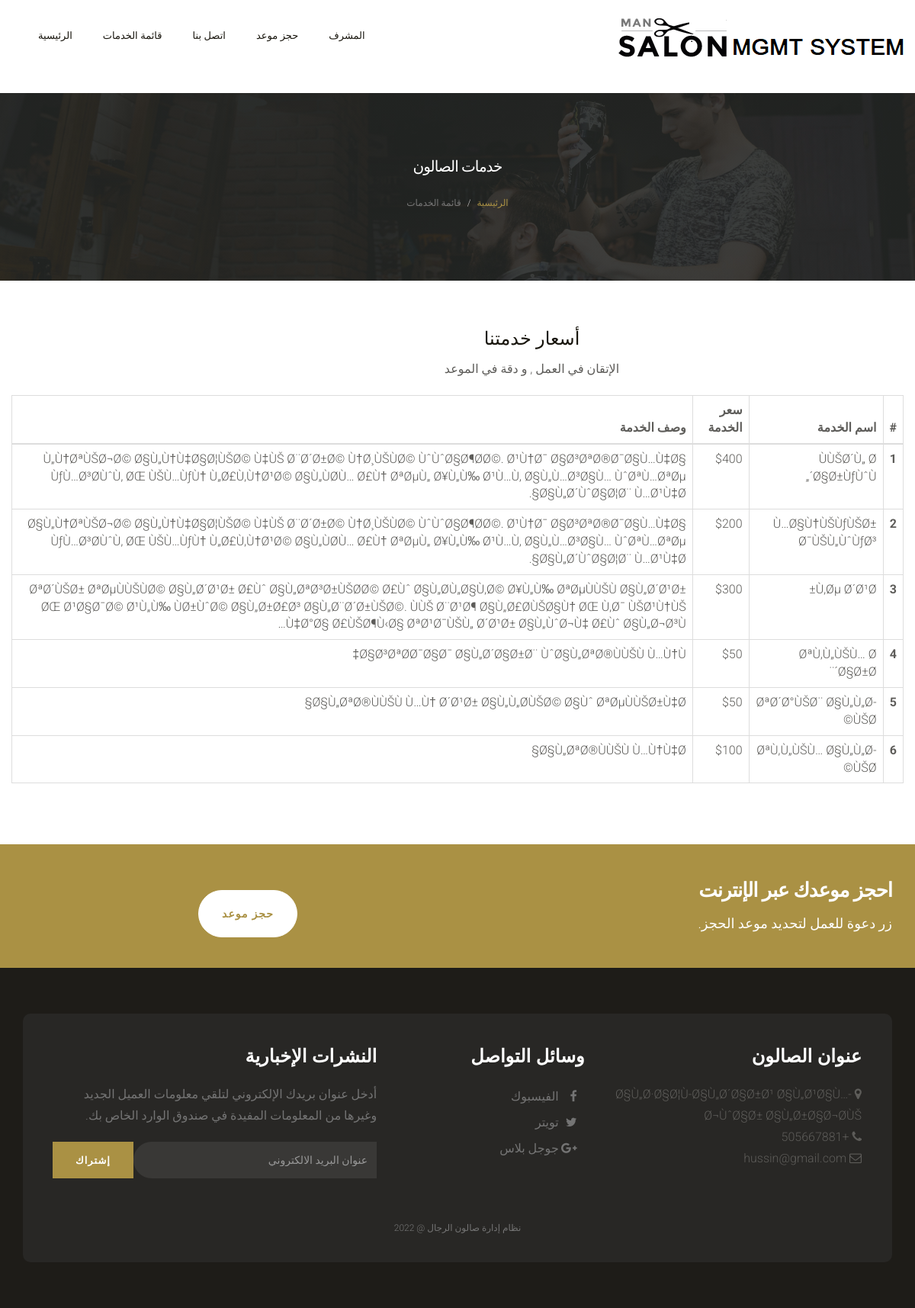
The page /service-list.php on the database its author committed.
### tables this page shows
CREATE TABLE `tblservices` (
  `ID` int(10) NOT NULL,
  `ServiceName` varchar(200) DEFAULT NULL,
  `Description` longtext,
  `Cost` int(10) DEFAULT NULL,
  `CreationDate` timestamp NULL DEFAULT CURRENT_TIMESTAMP
);

CREATE TABLE `tblpage` (
  `ID` int(10) NOT NULL,
  `PageType` varchar(200) DEFAULT NULL,
  `PageTitle` longtext,
  `PageDescription` longtext,
  `Email` varchar(200) DEFAULT NULL,
  `MobileNumber` bigint(10) DEFAULT NULL,
  `UpdationDate` date DEFAULT NULL,
  `Timing` varchar(200) NOT NULL
);

### service-list.php (the view, shortened to what this page needs)
<?php
include('includes/dbconnection.php');
  ?>
<!DOCTYPE html>
<html lang="en">
<head>
    <link href="css/bootstrap.min.css" rel="stylesheet">
    <link href="css/font-awesome.min.css" rel="stylesheet">
    <link href="css/style.css" rel="stylesheet">
    <link href="css/bootstrap-rtl.min.css" rel="stylesheet">
</head>
<body>
   <?php include_once('includes/header.php');?>
    <div class="page-header">
        <div class="container">
            <div class="row">
                <div class="col-lg-12 col-md-12 col-sm-12 col-xs-12">
                    <div class="page-caption">
                        <h2 class="page-title">خدمات الصالون</h2>
                        <div class="page-breadcrumb">
                            <ol class="breadcrumb">
                                <li><a href="index.php">الرئيسية</a></li>
                                <li class="active">قائمة الخدمات</li>
                            </ol>
                        </div>
                    </div>
                </div>
            </div>
        </div>
    </div>
    <div class="content">
        <div class="container">
            <div class="row">
                <div class="col-md-10 heading-section text-center ftco-animate" style="padding-bottom: 20px;">
            <h2 class="mb-4">أسعار خدمتنا</h2>
            <p>الإتقان في العمل , و دقة في الموعد</p>
          </div>
               <table class="table table-bordered"> <thead> <tr> <th>#</th> <th>اسم الخدمة</th> <th>سعر الخدمة</th> <th>وصف الخدمة</th> </tr> </thead> <tbody>
<?php
$ret=mysqli_query($con,"select *from  tblservices");
$cnt=1;
while ($row=mysqli_fetch_array($ret)) {
?>
             <tr> <th scope="row"><?php echo $cnt;?></th> <td><?php  echo $row['ServiceName'];?></td> <td>$<?php  echo $row['Cost'];?></td> <td><?php  echo $row['Description'];?></td> </tr>   <?php
$cnt=$cnt+1;
}?></tbody> </table>
            </div>
        </div>
    </div>
    <div class="space-small bg-primary">
        <div class="container">
            <div class="row">
                <div class="col-lg-8 col-sm-7 col-md-8 col-xs-12">
                    <h1 class="cta-title">احجز موعدك عبر الإنترنت</h1>
                    <p class="cta-text"> زر دعوة للعمل لتحديد موعد الحجز.</p>
                </div>
                <div class="col-lg-4 col-sm-5 col-md-4 col-xs-12">
                    <a href="appointment.php" class="btn btn-white btn-lg mt20">حجز موعد</a>
                </div>
            </div>
        </div>
    </div>
    <?php include_once('includes/footer.php');?>
</body>
</html>

### includes/header.php
<div class="header" dir="ltr">
        <div class="container">
            <div class="row">
                <div class="col-lg-4 col-md-4 col-sm-2 col-xs-2">
               <a href="index.php"><img src="images/logo.png" alt=""></a>
                </div>
                <div class="col-lg-8 col-md-8 col-sm-4 col-xs-4">
                    <div class="navigation">
                        <div id="navigation" >
                            <ul >
                                <li class="active"><a href="index.php" title="Home">الرئيسية</a></li>
                                <li><a href="service-list.php" title="Service List">قائمة الخدمات</a></li>
                                <li><a href="contact.php" title="Contact Us">اتصل بنا</a></li>
                                <li><a href="appointment.php" title="Styleguide">حجز موعد</a> </li>
                                <li><a href="admin/index.php" title="Contact Us">المشرف</a> </li>
                            </ul>
                        </div>
                    </div>
                </div>
            </div>
        </div>
    </div>

### includes/footer.php (shortened to what this page needs)
<?php
include('includes/dbconnection.php');
  ?>
<div class="footer">
        <div class="container">
            <div class="footer-block">
                <div class="row">
                    <div class="col-lg-4 col-md-4 col-sm-6 col-xs-12">
                        <div class="footer-widget">
                            <h2 class="widget-title">عنوان الصالون</h2>
				    <ul class="listnone">
                                <?php
$ret=mysqli_query($con,"select * from tblpage where PageType='contactus' ");
while ($row=mysqli_fetch_array($ret)) {
?>
                                <li><i class="fa fa-map-marker"></i> <?php  echo $row['PageDescription'];?> </li>
                                <li><i class="fa fa-phone"></i> +<?php  echo $row['MobileNumber'];?></li>
                                <li><i class="fa fa-envelope-o"></i>  <?php  echo $row['Email'];?></li><?php } ?>
                            </ul>
                        </div>
                    </div>
                    <div class="col-lg-3 col-md-3 col-sm-6 col-xs-12">
                        <div class="footer-widget footer-social">
                            <h2 class="widget-title">وسائل التواصل </h2>
                            <ul class="listnone">
                                <li><a href="#"> <i class="fa fa-facebook"></i> الفيسبوك </a></li>
                                <li><a href="#"><i class="fa fa-twitter"></i> تويتر</a></li>
                                <li><a href="#"><i class="fa fa-google-plus"></i> جوجل بلاس</a></li>
                            </ul>
                        </div>
                    </div>
                    <div class="col-lg-5 col-md-5 col-sm-12 col-xs-12">
                        <div class="footer-widget widget-newsletter">
                            <h2 class="widget-title">النشرات الإخبارية</h2>
                            <p>أدخل عنوان بريدك الإلكتروني لتلقي معلومات العميل الجديد وغيرها من المعلومات المفيدة في صندوق الوارد الخاص بك.</p>
                            <form method="post">
                            <div class="input-group">
                                <input type="text" class="form-control" placeholder="عنوان البريد الالكتروني" name="email">
                                <span class="input-group-btn">
                            <button class="btn btn-default" type="submit" value="submit" name="sub">إشتراك</button>
                            </span>
                            </div></form>
                        </div>
                    </div>
                </div>
                <div class="tiny-footer">
                    <div class="row">
                        <div class="col-lg-12 col-md-12 col-sm-12 col-xs-12">
                            <div class="copyright-content">
                                <p>نظام إدارة صالون الرجال @ 2022</p>
                            </div>
                        </div>
                    </div>
                </div>
            </div>
        </div>
    </div>

### rows shown on the page
tblservices: ServiceName "ÙÙŠØ´Ù„ Ø´Ø§Ø±ÙƒÙˆÙ„", Cost "400", Description "Ù„Ù†ØªÙŠØ¬Ø© Ø§Ù„Ù†Ù‡Ø§Ø¦ÙŠØ© Ù‡ÙŠ Ø¨Ø´Ø±Ø© Ù†Ø¸ÙŠÙØ© ÙˆÙˆØ§Ø¶Ø­Ø©. Ø¹Ù†Ø¯ Ø§Ø³ØªØ®Ø¯Ø§Ù…Ù‡Ø§ ÙƒÙ…Ø³Ø­ÙˆÙ‚ ØŒ ÙŠÙ…ÙƒÙ† Ù„Ø£Ù‚Ù†Ø¹Ø© Ø§Ù„ÙØ­Ù… Ø£Ù† ØªØµÙ„ Ø¥Ù„Ù‰ Ø¹Ù…Ù‚ Ø§Ù„Ù…Ø³Ø§Ù… ÙˆØªÙ…ØªØµ Ø§Ù„Ø´ÙˆØ§Ø¦Ø¨ Ù…Ø¹Ù‡Ø§."
tblservices: ServiceName "Ù…Ø§Ù†ÙŠÙƒÙŠØ± Ø¯ÙŠÙ„ÙˆÙƒØ³", Cost "200", Description "Ø§Ù„Ù†ØªÙŠØ¬Ø© Ø§Ù„Ù†Ù‡Ø§Ø¦ÙŠØ© Ù‡ÙŠ Ø¨Ø´Ø±Ø© Ù†Ø¸ÙŠÙØ© ÙˆÙˆØ§Ø¶Ø­Ø©. Ø¹Ù†Ø¯ Ø§Ø³ØªØ®Ø¯Ø§Ù…Ù‡Ø§ ÙƒÙ…Ø³Ø­ÙˆÙ‚ ØŒ ÙŠÙ…ÙƒÙ† Ù„Ø£Ù‚Ù†Ø¹Ø© Ø§Ù„ÙØ­Ù… Ø£Ù† ØªØµÙ„ Ø¥Ù„Ù‰ Ø¹Ù…Ù‚ Ø§Ù„Ù…Ø³Ø§Ù… ÙˆØªÙ…ØªØµ Ø§Ù„Ø´ÙˆØ§Ø¦Ø¨ Ù…Ø¹Ù‡Ø§."
tblservices: ServiceName "Ù‚Øµ Ø´Ø¹Ø±", Cost "300", Description "ØªØ´ÙŠØ± ØªØµÙÙŠÙØ© Ø§Ù„Ø´Ø¹Ø± Ø£Ùˆ Ø§Ù„ØªØ³Ø±ÙŠØ­Ø© Ø£Ùˆ Ø§Ù„Ø­Ù„Ø§Ù‚Ø© Ø¥Ù„Ù‰ ØªØµÙÙŠÙ Ø§Ù„Ø´Ø¹Ø± ØŒ Ø¹Ø§Ø¯Ø© Ø¹Ù„Ù‰ ÙØ±ÙˆØ© Ø§Ù„Ø±Ø£Ø³ Ø§Ù„Ø¨Ø´Ø±ÙŠØ©. ÙÙŠ Ø¨Ø¹Ø¶ Ø§Ù„Ø£Ø­ÙŠØ§Ù† ØŒ Ù‚Ø¯ ÙŠØ¹Ù†ÙŠ Ù‡Ø°Ø§ Ø£ÙŠØ¶Ù‹Ø§ ØªØ¹Ø¯ÙŠÙ„ Ø´Ø¹Ø± Ø§Ù„ÙˆØ¬Ù‡ Ø£Ùˆ Ø§Ù„Ø¬Ø³Ù…"
tblservices: ServiceName "ØªÙ‚Ù„ÙŠÙ… Ø´Ø§Ø±Ø¨", Cost "50", Description "Ø§Ø³ØªØ­Ø¯Ø§Ø¯ Ø§Ù„Ø´Ø§Ø±Ø¨ ÙˆØ§Ù„ØªØ®ÙÙŠÙ Ù…Ù†Ù‡"
tblservices: ServiceName "ØªØ´Ø°ÙŠØ¨ Ø§Ù„Ù„Ø­ÙŠØ©", Cost "50", Description "Ø§Ù„ØªØ®ÙÙŠÙ Ù…Ù† Ø´Ø¹Ø± Ø§Ù„Ù„Ø­ÙŠØ© Ø§Ùˆ ØªØµÙÙŠØ±Ù‡Ø§"
tblservices: ServiceName "ØªÙ‚Ù„ÙŠÙ… Ø§Ù„Ù„Ø­ÙŠØ©", Cost "100", Description "Ø§Ù„ØªØ®ÙÙŠÙ Ù…Ù†Ù‡Ø§"
tblpage: PageDescription "Ø§Ù„Ø·Ø§Ø¦Ù-Ø§Ù„Ø´Ø§Ø±Ø¹ Ø§Ù„Ø¹Ø§Ù…-Ø¬ÙˆØ§Ø± Ø§Ù„Ø±Ø§Ø¬Ø­ÙŠ", MobileNumber "505667881", Email "hussin@gmail.com"
